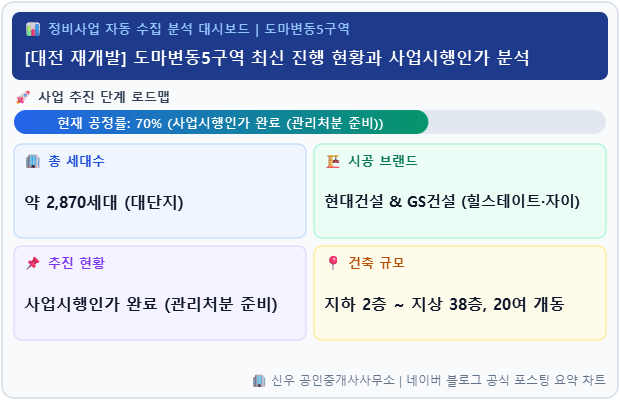

Python code for this plot:
import sys
from PyQt6.QtWidgets import QApplication
from PyQt6.QtGui import QImage, QPainter, QColor, QFont, QFontMetrics, QPen, QBrush, QLinearGradient
from PyQt6.QtCore import Qt, QRectF

app = QApplication(sys.argv)
FONT_FAMILY = "Malgun Gothic"

def _draw_fitted_title(p: QPainter, rect: QRectF, title: str, max_size: int = 13, min_size: int = 9, color: QColor = QColor("#FFFFFF")):
    p.setPen(color)
    clean_title = title.strip()
    fitted_font = None
    for size in range(max_size, min_size - 1, -1):
        font = QFont(FONT_FAMILY, size, QFont.Weight.Bold)
        fm = QFontMetrics(font)
        if fm.horizontalAdvance(clean_title) <= rect.width():
            fitted_font = font
            break
            
    if fitted_font:
        p.setFont(fitted_font)
        p.drawText(rect, Qt.AlignmentFlag.AlignLeft | Qt.AlignmentFlag.AlignVCenter, clean_title)
    else:
        font = QFont(FONT_FAMILY, min_size, QFont.Weight.Bold)
        p.setFont(font)
        p.drawText(rect, Qt.AlignmentFlag.AlignLeft | Qt.AlignmentFlag.AlignVCenter | Qt.TextFlag.TextWordWrap, clean_title)

def _draw_fitted_metric_value(p: QPainter, rect: QRectF, val: str, color: QColor = QColor("#0F172A")):
    p.setPen(color)
    clean_val = val.strip()
    
    fitted_font = None
    for size in [12, 11, 10]:
        font = QFont(FONT_FAMILY, size, QFont.Weight.Bold)
        fm = QFontMetrics(font)
        if fm.horizontalAdvance(clean_val) <= rect.width():
            fitted_font = font
            break
            
    if fitted_font:
        p.setFont(fitted_font)
        p.drawText(rect, Qt.AlignmentFlag.AlignLeft | Qt.AlignmentFlag.AlignVCenter, clean_val)
    else:
        p.setFont(QFont(FONT_FAMILY, 10, QFont.Weight.Bold))
        p.drawText(rect, Qt.AlignmentFlag.AlignLeft | Qt.AlignmentFlag.AlignVCenter | Qt.TextFlag.TextWordWrap, clean_val)

width, height = 620, 400
img = QImage(width, height, QImage.Format.Format_ARGB32)
img.fill(QColor("#FFFFFF"))
p = QPainter(img)
p.setRenderHint(QPainter.RenderHint.Antialiasing)
p.setRenderHint(QPainter.RenderHint.TextAntialiasing)

card_rect = QRectF(2, 2, width - 4, height - 4)
p.setBrush(QColor("#F8FAFC"))
p.setPen(QPen(QColor("#CBD5E1"), 1.2))
p.drawRoundedRect(card_rect, 12, 12)

banner_rect = QRectF(12, 12, width - 24, 68)
p.setBrush(QColor("#1E3A8A"))
p.setPen(Qt.PenStyle.NoPen)
p.drawRoundedRect(banner_rect, 8, 8)

p.setPen(QColor("#93C5FD"))
p.setFont(QFont(FONT_FAMILY, 10, QFont.Weight.Bold))
p.drawText(QRectF(24, 20, width - 48, 18), Qt.AlignmentFlag.AlignLeft, "📊 정비사업 자동 수집 분석 대시보드 | 도마변동5구역")

title = "[대전 재개발] 도마변동5구역 최신 진행 현황과 사업시행인가 분석"
_draw_fitted_title(p, QRectF(24, 38, width - 48, 36), title)

step_y = 88
p.setPen(QColor("#334155"))
p.setFont(QFont(FONT_FAMILY, 10, QFont.Weight.Bold))
p.drawText(QRectF(14, step_y, width - 28, 18), Qt.AlignmentFlag.AlignLeft, "🚀 사업 추진 단계 로드맵")

bar_y = step_y + 22
bar_rect = QRectF(14, bar_y, width - 28, 24)
p.setBrush(QColor("#E2E8F0"))
p.setPen(Qt.PenStyle.NoPen)
p.drawRoundedRect(bar_rect, 12, 12)

progress_val = 70
stage_text = "사업시행인가 완료 (관리처분 준비)"
fill_w = max(90.0, (width - 28) * (progress_val / 100.0))
fill_rect = QRectF(14, bar_y, fill_w, 24)
fill_grad = QLinearGradient(14, bar_y, 14 + fill_w, bar_y)
fill_grad.setColorAt(0.0, QColor("#2563EB"))
fill_grad.setColorAt(1.0, QColor("#059669"))
p.setBrush(QBrush(fill_grad))
p.drawRoundedRect(fill_rect, 12, 12)

p.setPen(QColor("#FFFFFF"))
p.setFont(QFont(FONT_FAMILY, 10, QFont.Weight.Bold))
p.drawText(fill_rect, Qt.AlignmentFlag.AlignCenter, f"현재 공정률: {progress_val}% ({stage_text})")

grid_y = 144
box_w = (width - 36) / 2
box_h = 94

metrics = [
    ("🏢 총 세대수", "약 2,870세대 (대단지)", "#1D4ED8", "#EFF6FF", "#BFDBFE"),
    ("🏗️ 시공 브랜드", "현대건설 & GS건설 (힐스테이트·자이)", "#047857", "#ECFDF5", "#A7F3D0"),
    ("📌 추진 현황", "사업시행인가 완료 (관리처분 준비)", "#7C3AED", "#F5F3FF", "#DDD6FE"),
    ("📍 건축 규모", "지하 2층 ~ 지상 38층, 20여 개동", "#B45309", "#FFFBEB", "#FDE68A"),
]

for idx, (label, val, text_color, bg_color, border_color) in enumerate(metrics):
    r = idx // 2
    c = idx % 2
    bx = 14 + c * (box_w + 8)
    by = grid_y + r * (box_h + 8)
    b_rect = QRectF(bx, by, box_w, box_h)

    p.setBrush(QColor(bg_color))
    p.setPen(QPen(QColor(border_color), 1.2))
    p.drawRoundedRect(b_rect, 8, 8)

    p.setPen(QColor(text_color))
    p.setFont(QFont(FONT_FAMILY, 10, QFont.Weight.Bold))
    p.drawText(QRectF(bx + 10, by + 8, box_w - 20, 20), Qt.AlignmentFlag.AlignLeft, label)

    _draw_fitted_metric_value(p, QRectF(bx + 10, by + 30, box_w - 20, 54), val)

footer_rect = QRectF(14, height - 30, width - 28, 20)
p.setPen(QColor("#64748B"))
p.setFont(QFont(FONT_FAMILY, 9, QFont.Weight.Normal))
p.drawText(footer_rect, Qt.AlignmentFlag.AlignRight | Qt.AlignmentFlag.AlignVCenter, "🏢 신우 공인중개사사무소 | 네이버 블로그 공식 포스팅 요약 차트")

p.end()
img.save("scratch/test_full_doma_card.png")
print("Saved scratch/test_full_doma_card.png")
